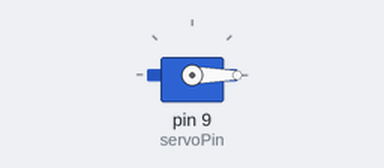
A sketch run on a simulated Arduino Uno, built with avr-gcc and run on an emulated ATmega328P. Shown: servo.

Above: at 0.05 s.
At 2.5 s:
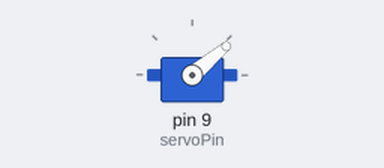
At 5.0 s:
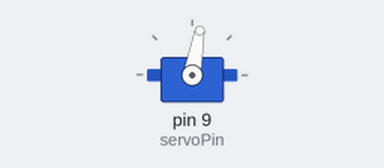
At 10.0 s:
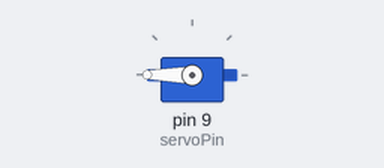
Timing chart, 0 to 13.0 s (numbered marks = the images above):
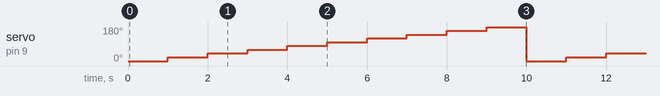

Measured:
- by itself, servo on pin 9 (servoPin): repeats every 10.0 s: 40° 1.0 s, 60° 1.0 s, 80° 1.0 s, 100° 1.0 s, 120° 1.0 s, 140° 1.0 s, 160° 1.0 s, 180° 1.0 s, 0° 1.0 s, 20° 1.0 s

The sketch:

runningServoMotor.ino
```cpp
#include<Servo.h>
Servo yoServo;
int servoPin=9;

void setup()
{
  yoServo.attach(servoPin);
}

void loop()
{
  for(int i=0;i<=180;i=i+20)
  {
    yoServo.write(i);
    delay(1000);
  }

}
```
